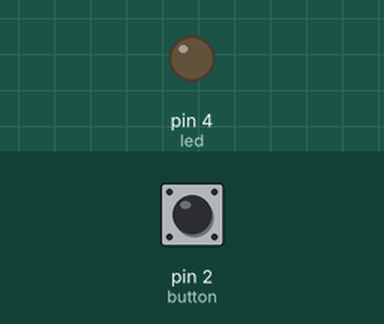
A sketch run on a simulated Arduino Uno, built with avr-gcc and run on an emulated ATmega328P. Parts: output pins drawn as LEDs (lit = HIGH). Dashed ring = blinking. Inputs (shaded band) come from the test bench; at power-on: pin 2 (button) HIGH.

Above: at 1.2 s.
1.3 s: pin 2 (button) pulsed LOW 5 times (0.12 s each, 0.3 s apart)
At 1.75 s:
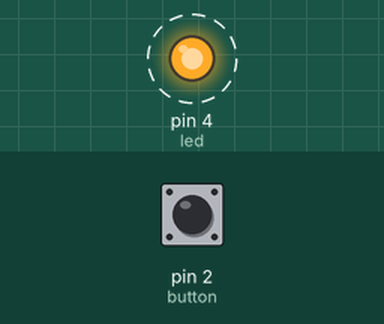
4.3 s: pin 2 (button) pulled LOW for 0.15 s
At 5.2 s:
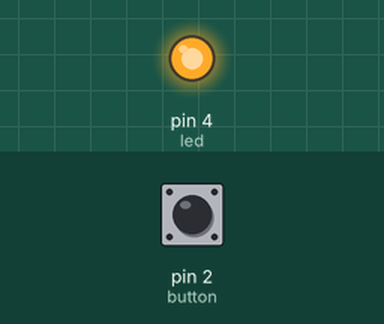
5.9 s: pin 2 (button) pulled LOW for 1 s
At 6.4 s:
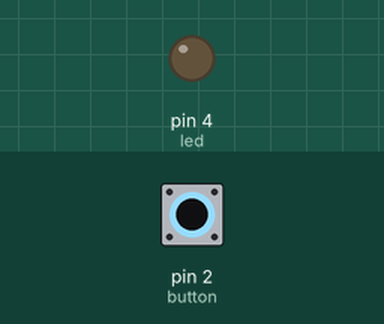
Timing chart, 0 to 8.9 s (numbered marks = the images above; inputs shaded):
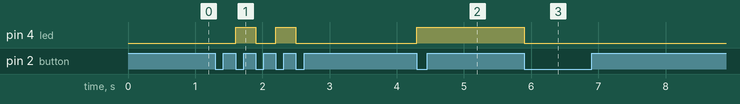

The sketch:

interrupt_led.ino
```cpp
#define button 2
#define led 4
volatile byte buttonstate = 0;
byte ledstate = 0;
unsigned long prev_time;


void setup() {
  Serial.begin(9600);
  pinMode(button, INPUT_PULLUP);
  pinMode(led, OUTPUT);
  attachInterrupt(digitalPinToInterrupt(button), led_ISR , RISING);
}

void loop() {
  unsigned long curr_time = millis();
  digitalWrite(led, ledstate);
  if (curr_time - prev_time > 100 && buttonstate) {
    if (digitalRead(button) == 0 ) {
      ledstate = !ledstate;
      prev_time = millis ();
      buttonstate = 0;
    }
  }
}

void led_ISR() {
  buttonstate = 1;
}
```

Measured:
- after the input at 1.3 s, pin 4 (led): alternates HIGH for 0.30 s and LOW for 0.30 s, 4 changes in all, then stays LOW, starting after 0.30 s
- after the input at 4.3 s, pin 4 (led): LOW → HIGH at once
- after the input at 5.9 s, pin 4 (led): HIGH → LOW at once
